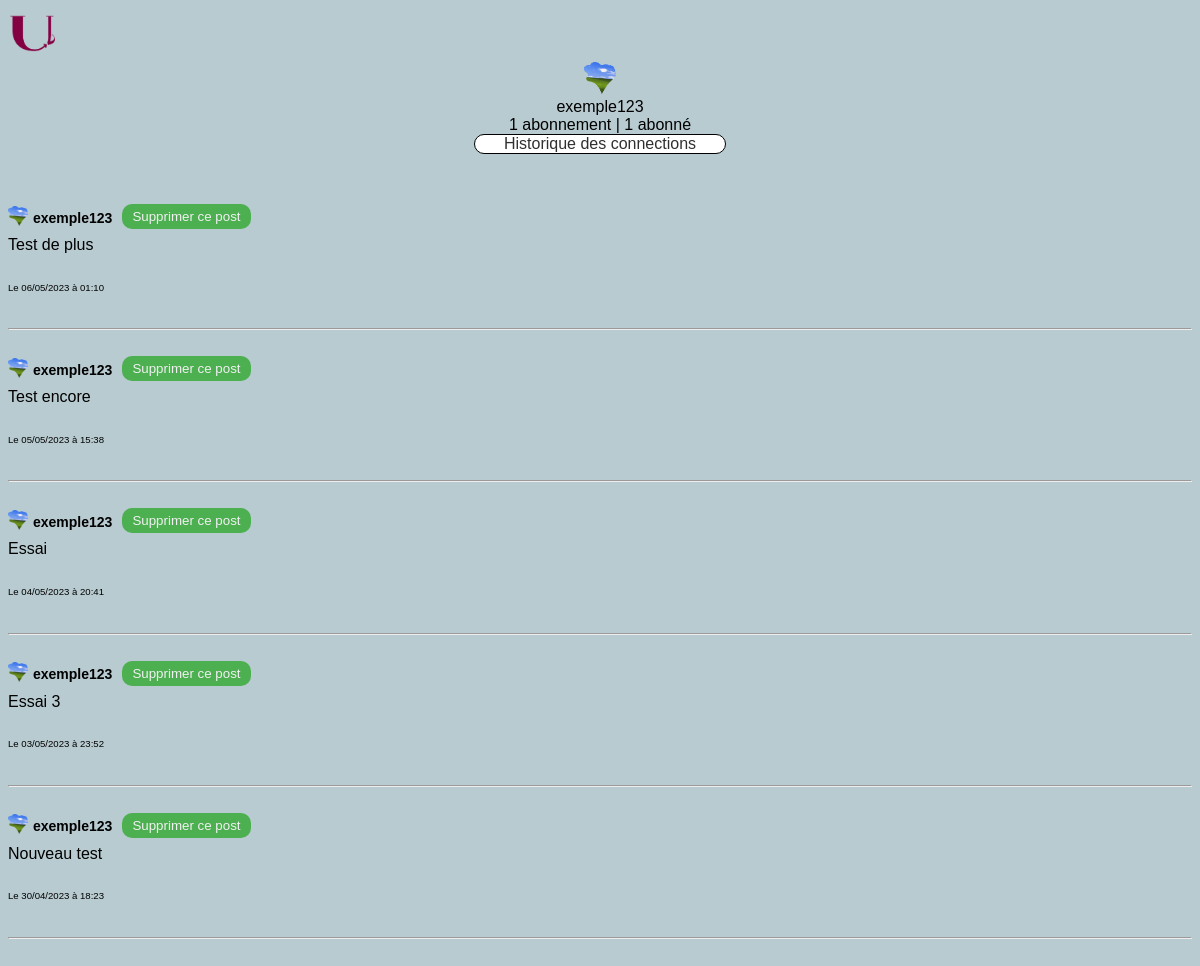
/uniBack/profile.php (signed in), run on the app's committed database.
### tables this page shows
CREATE TABLE `comptes` (
  `Identifiant` varchar(20) NOT NULL,
  `Nom` varchar(60) NOT NULL,
  `ProfilePic` varchar(30) NOT NULL DEFAULT 'default.png',
  `Mdp` varchar(255) NOT NULL,
  `DateDeNaissance` date NOT NULL,
  `Université` varchar(100) NOT NULL,
  `Admin` tinyint(1) NOT NULL DEFAULT 0
);

CREATE TABLE `posts` (
  `Id` int(15) NOT NULL,
  `IdUser` varchar(20) NOT NULL,
  `Date` datetime NOT NULL DEFAULT current_timestamp(),
  `ContenuTxt` text NOT NULL,
  `ContenuMedia` varchar(30) NOT NULL,
  `Backroom` tinyint(1) NOT NULL DEFAULT 0
);

### uniBack/profile.php (the view, shortened to what this page needs)
<?php
    require("fonctionAbo.php");
    $isOther = isset($_GET["id"]) && strlen($_GET["id"]) && $_GET["id"] != $_SESSION["id"];
    if($isOther){
        $MonIdent = mb_strtolower($_SESSION["id"], 'UTF-8');
        $ident = mb_strtolower($_GET["id"], 'UTF-8');
    } else {
        $ident = mb_strtolower($_SESSION["id"], 'UTF-8');
    }
    $reqid = "SELECT * FROM comptes WHERE Identifiant=?";
    $stmt = mysqli_prepare($connex, $reqid);
    mysqli_stmt_bind_param($stmt, 's', $ident);
    mysqli_stmt_execute($stmt);
    $querid = mysqli_stmt_get_result($stmt);
    $val_id = mysqli_fetch_assoc($querid);
    $reqposts = "SELECT Id, IdUser, Date, ContenuTxt, ContenuMedia,  ProfilePic FROM posts, comptes WHERE posts.IdUser=? AND posts.IdUser=comptes.Identifiant ORDER BY posts.Id DESC;";
    $stmtposts = mysqli_prepare($connex, $reqposts);
    mysqli_stmt_bind_param($stmtposts, 's', $ident);
    mysqli_stmt_execute($stmtposts);
    $querposts = mysqli_stmt_get_result($stmtposts);
?>
<!DOCTYPE html>
<html lang="fr">
    <head>
        <link rel="stylesheet" type="text/css" href="profilStyle.css?v=1.1">
    </head>
    <body>
        <div>
            <a href="accueil.php"><img src="image/UBsimple.png" width=50px height=50px alt="Accueil"></a>
        </div>
        <div class="infoProfil">
            <?php
                if($isOther){
                    echo "<img class=\"pp\" src=\"image/profile_pic/" . $val_id["ProfilePic"] . "\" width=32px height=32px><br>";
                    echo "$ident <br>";
                    echo quelBouton($ident, $MonIdent);
                } else {
                    echo "<a href=\"changePdp.php\"><img class=\"pp\" src=\"image/profile_pic/" . $val_id["ProfilePic"] . "\" width=32px height=32px></a><br>";
                    echo " $ident <br>";
                }
                echo nbAbon($ident) . ' | ';
                echo nbSubs($ident);
                if($isOther){
                    echo "<div class=\"histo\"><a href=\"msg.php?id=$ident\">Envoyer un message</a></div>";
                }
                else {
                    echo "<div class=\"histo\"><a href=\"cohistory.php\">Historique des connections</a></div>";
                }
            ?>
        </div>
        <div class="posts" style="text-align: left;">
            <?php
            while($val_posts = mysqli_fetch_assoc($querposts)){
                echo "<div class=\"user\">";
                    echo "<div class=\"pdp\"><img src=\"image/profile_pic/".$val_posts['ProfilePic']."\" width=20px height=20px></div>";
                    echo "<div class=\"ident\">".$val_posts['IdUser']."</div>";
                if(!$isOther || $val_id['Admin']){
                    echo "<form action=\"deletepost.php\" method=\"post\"><input type=\"hidden\" name=\"idpost\" value=\"".$val_posts['Id']."\"><input type=\"submit\" value=\"Supprimer ce post\"></form>";
                } else {
                    echo "<form action=\"report.php\" method=\"post\"><input type=\"hidden\" name=\"idpost\" value=\"".$val_posts['Id']."\"><input type=\"submit\" value=\"Signaler ce post\"></form>";
                }
                echo "</div>";
                echo $val_posts['ContenuTxt']."<br><br>";
                echo "<div class=\"date\"><p style=\"font-size: 60%;\">Le ".date("d/m/Y à H:i", strtotime($val_posts['Date']))."</p><br><hr><br></div>";
            }
            ?>
        </div>
    </body>
</html>

### uniBack/profilStyle.css (style rules this page uses)
:root { --background: #B8CBD0; --text-color: #000000; }
body { background: var(--background); display: block; font-family: Futura, Helvetica, Arial, sans-serif; color: var(--text-color); min-height: 100%; padding-bottom: 50px; height: 100%; }
.histo { border: 1px solid black; background-color: white; width: 250px; margin: 0 auto; border-radius: 10px; text-decoration: none; color: #303030; margin-bottom: 50px; }
.histo a { text-decoration: none; color: #303030; }
a { text-decoration: none; }
a { color: var(--text-color); }
.posts { display: flex; flex-direction: column; align-items: left; width: 100%; height: 100%; }
input[type="submit"] { flex: 0 0 auto; padding: 5px 10px; background-color: #4CAF50; color: #f1f1f1; border: none; border-radius: 10px; cursor: pointer; margin-bottom: 2px; align-items: center; }
.infoProfil { text-align: center; margin-bottom: 50px; }
.user { display: flex; align-items: center; margin-bottom: 5px; }
.pdp { margin-right: 5px; }
.ident { font-size: 14px; font-weight: bold; margin-right: 10px; }

### data on the page
comptes: ProfilePic (picture)
posts: IdUser.ProfilePic (picture), IdUser "exemple123", ContenuTxt "Test de plus", Date "06/05/2023 à 01:10"
posts: IdUser.ProfilePic (picture), IdUser "exemple123", ContenuTxt "Test encore", Date "05/05/2023 à 15:38"
posts: IdUser.ProfilePic (picture), IdUser "exemple123", ContenuTxt "Essai", Date "04/05/2023 à 20:41"
posts: IdUser.ProfilePic (picture), IdUser "exemple123", ContenuTxt "Essai 3", Date "03/05/2023 à 23:52"
posts: IdUser.ProfilePic (picture), IdUser "exemple123", ContenuTxt "Nouveau test", Date "30/04/2023 à 18:23"

### other printed values
$ident "exemple123"
$nbAbo "1"
